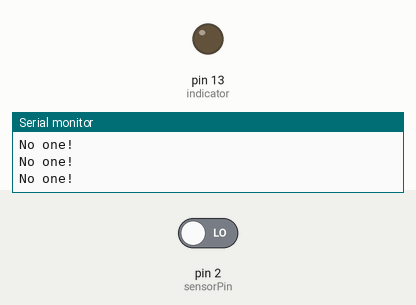
This sketch was run on a simulated Arduino Uno, built with avr-gcc and run on an emulated ATmega328P. On the bench: output pins drawn as LEDs (lit = HIGH), the last lines printed to the serial monitor. Inputs (shaded band) come from the test bench; at power-on: pin 2 (sensorPin) LOW.

Above: at 1.8 s.
1.9 s: pin 2 (sensorPin) driven HIGH
At 3.2 s:
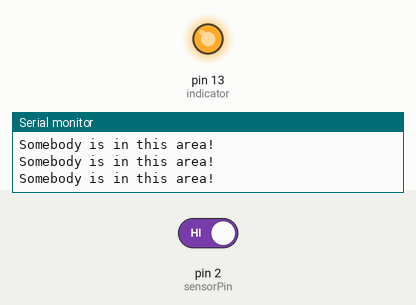
3.5 s: pin 2 (sensorPin) driven LOW
At 4.4 s:
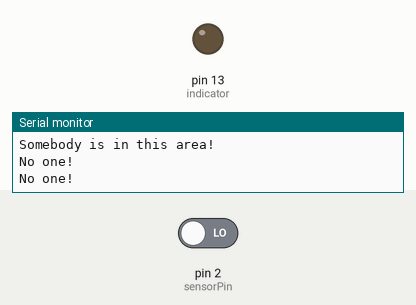
Timing chart, 0 to 6.5 s (numbered marks = the images above; inputs shaded):
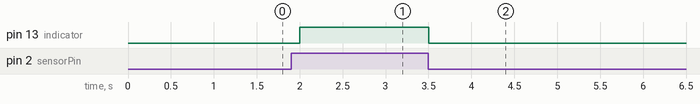

Measured:
- after the input at 1.9 s, pin 13 (indicator): LOW → HIGH after 0.10 s
- after the input at 3.5 s, pin 13 (indicator): HIGH → LOW at once

The sketch:

rentihongwai.ino
```cpp
byte sensorPin = 2; //设置传感器引脚为数字接口2
byte indicator = 13; //设置指示器引脚为数字接口13
void setup()
{
  pinMode(sensorPin,INPUT); //设置传感器引脚为输入模式
  pinMode(indicator,OUTPUT);//设置指示器引脚为输出模式
  Serial.begin(9600);
}
void loop()
{
  byte state = digitalRead(sensorPin);       //读取传感器的状态
  digitalWrite(indicator,state);             //输出指示器的状态
  if(state == 1)
  Serial.println("Somebody is in this area!"); //通过串口输出当前状态
  else if(state == 0)
  Serial.println("No one!");
  delay(500); //延时500ms
}
```
